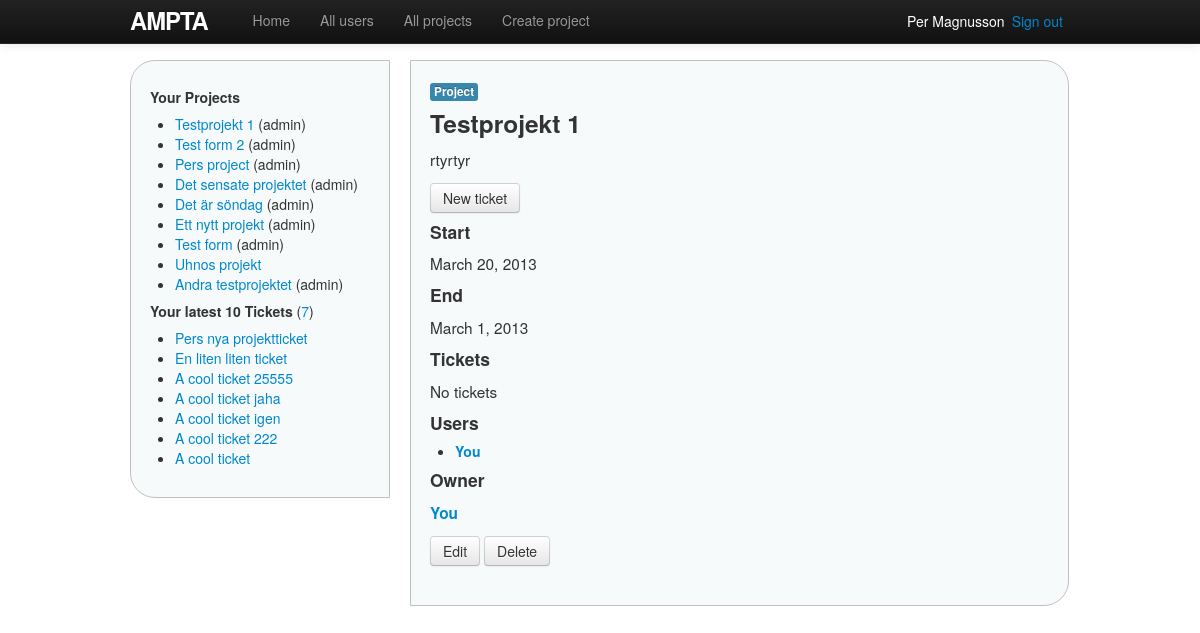
The page /projects/12/ (signed in) on the database as committed earlier.
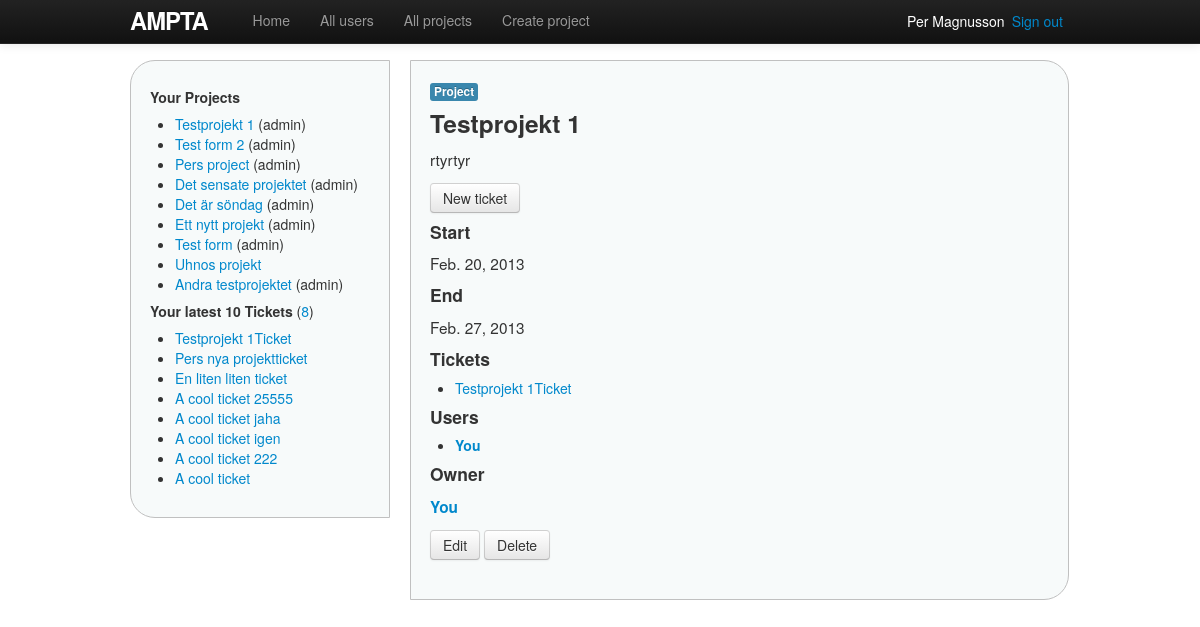
The same page on the database as committed later.
### ampta/models.py (models this page shows, shortened)
class Project(models.Model):
    name = models.CharField(max_length=30)
    description = models.TextField()
    start_date = models.DateField()
    end_date = models.DateField()
    users = models.ManyToManyField(User, related_name='projects', blank=True)
    owner = models.ForeignKey(User, related_name='projects_owned_by_user')
    date_added = models.DateTimeField()
    date_updated = models.DateTimeField()
    def __unicode__(self):
        return self.name
    def owned_by_user(self, user):
        return self.owner == user
    def has_user(self, user):
        return user in self.users.all()

class Ticket(models.Model):
    name = models.CharField(max_length=30)
    description = models.TextField()
    start_date = models.DateField();
    end_date = models.DateField();
    status = models.ForeignKey(Status, related_name='tickets')
    project = models.ForeignKey(Project, related_name='tickets')
    owner = models.ForeignKey(User, related_name='tickets')
    date_added = models.DateTimeField()
    date_updated = models.DateTimeField()
    def get_absolute_url(self):
        return reverse('project_ticket', args=[str(self.project.id), str(self.id)])

### ampta/modules/decorators.py (the view)
    def wrapper(request, project_id=None, *args, **kwargs):
        user = request.user
        project = get_object_or_404(Project, id=project_id)
        if not project.has_user(user) and not project.owned_by_user(user):
            return render(request, 'shared/error.html', {'error_type': 'private'})
        return function(request, project_id, project, *args, **kwargs)

### ampta/templatetags/custom_filters.py (called while the page is built)
@register.filter(name='user_projects')
def user_projects(user):
    projects = user.projects.order_by('-date_added')
    return projects

@register.filter(name='project_owned_by_user')
def project_owned_by_user(project, user):
    return project.owned_by_user(user)

### ampta/views/project_views.py (called while the page is built)
@login_required(login_url='/login')
@get_project_if_member
def show(request, project_id=None, project=None):
    if not project:
        project = get_object_or_404(Project, id=project_id)
    return render(request, 'projects/show.html', {'project': project})

### ampta/templates/projects/show.html (shortened to what this page needs)
{% extends 'shared/base.html' %}
{% load custom_filters %}
{% block content %}
<span class="label label-info">Project</span>
<h3>{{ project.name }}</h3>
<p>{{ project.description }}</p>
<p><a href="{% url new_project_ticket project.id %}" class="btn">New ticket</a></p>
<h4>Start</h4>
<p>{{ project.start_date }}</p>
<h4>End</h4>
<p>{{ project.end_date }}</p>
<h4>Tickets</h4>
{% if project.tickets.count %}
<ul>
	{% for t in project.tickets.all %}
	<li><a href="{{ t.get_absolute_url }}">{{ t.name }}</a></li>
	{% endfor %}
</ul>
{% else %}
	<p>No tickets</p>
{% endif %}
<h4>Users</h4>
<ul>
{% for u in project.users.all %}
	{% if u == user %}
	<li><strong><a href="{% url user user.id %}">You</a></strong></li>
	{% else %}
	<li><a href="{% url user u.id %}">{{ u.get_full_name }} ({{ u.username }})</a></li>
	{% endif %}
{% endfor %}
</ul>
<h4>Owner</h4>
{% if project|project_owned_by_user:user %}
<p><a href="{% url user user.id %}"><strong>You</strong></a></p>
{% else %}
<p><a href="{% url user project.owner.id %}">{{ project.owner.get_full_name }} ({{ project.owner.username }})</a></p>
{% endif %}
{% if project|project_owned_by_user:user %}
<form action="{% url delete_project project.id %}" method="POST">{% csrf_token %}
	<a href="{% url edit_project project.id %}" class="btn">Edit</a>
	<input type="submit" value="Delete" class="confirmDelete btn" />
</form>
{% endif %}
{% endblock %}

### ampta/templates/shared/base.html (shortened to what this page needs)
<!DOCTYPE html>
<html>
	<head>
		{% block styles %}
			<link rel="stylesheet" href="http://code.jquery.com/ui/1.10.1/themes/base/jquery-ui.css" />
			<link rel="stylesheet" type="text/css" href="{{ STATIC_URL }}styles/bootstrap.min.css">
			<link rel="stylesheet" type="text/css" href="{{ STATIC_URL }}styles/site.css">
		{% endblock %}
	</head>
	<body>
	{% block body %}
		<div class="container">
		<header>
			<nav class="navbar navbar-inverse navbar-fixed-top">
				<div class="navbar-inner">
					<div class="container">
						<a href="{% url home %}" id="logo" class="brand">Ampta</a>
						<div class="nav-collapse collapse">
							<ul class="nav">
								<li {% if home_active %}class="active"{% endif %}>
									<a href="{% url home %}">Home</a>
								</li>
								<li {% if all_users_active %}class="active"{% endif %}>
									<a href="{% url users %}">All users</a>
								</li>
								<li {% if projects_active %}class="active"{% endif %}>
									<a href="{% url projects %}">All projects</a>
								</li>
								<li {% if create_projects_active %}class="active"{% endif %}>
									<a href="{% url new_project %}">Create project</a>
								</li>
							</ul>
						</div>
						<span class="sign_out pull-right"><a href="{% url logout %}">Sign out</a></span>
						<span class="active_user pull-right">
							<a href="{% url user user.id %}">{{ user.get_full_name }}</a>
						</span>
					</div>
				</div>
			</nav>
		</header>
		<div class="sidenav pull-left">
			{% include 'shared/_sidenav_projects_tickets.html' %}
		</div>
		<div class="main pull-left">
			{% block content %}{% endblock %}
		</div>
		</div>
	{% endblock body %}
	</body>
</html>

### ampta/templates/shared/_sidenav_projects_tickets.html (shortened to what this page needs)
{% load custom_filters %}
<h5>Your Projects</h5>
<ul>
{% with projects=user|user_projects %}
{% for p in projects %}
	<li>
		<a href="{% url project p.id %}">{{ p.name }}</a>
		{% if p|project_owned_by_user:user %}(admin){% endif %}
	</li>
{% endfor%}
{% endwith %}
</ul>
<h5>Your latest 10 Tickets
	<span class="countTickets">(<a href="{% url tickets %}">{{ user.tickets.count }}</a>)</span>
</h5>
<ul>
{% for t in user.tickets.all|dictsortreversed:"date_added"|slice:"10" %}
	<li><a href="{% url project_ticket t.project.id t.id %}">{{ t.name }}</a></li>
{% endfor %}
</ul>

### ampta/static/styles/site.css (style rules this page uses)
html { overflow-y: scroll; }
body { padding-top: 60px; padding-bottom: 15px; }
h1, h2, h3, h4, h5, h6 { line-height: 1; }
p { font-size: 1.1em; line-height: 1.7em; }
#logo { float: left; margin-right: 10px; font-size: 1.7em; color: #fff; text-transform: uppercase; letter-spacing: -1px; padding-top: 9px; font-weight: bold; line-height: 1; }
.active_user, .sign_out { display: block; margin-top: 11px; margin-right: 7px; color: white; }
.active_user a { color: white; }
.sidenav { width: 220px; margin-right: 20px; padding: 9px; border: 1px solid #c0c0c0; background: #f7fafa; padding: 19px; border-radius: 25px 0 0 25px; -moz-border-radius: 25px 0 0 25px; }
.main { padding: 9px; width: 619px; border: 1px solid #c0c0c0; background: #f7fafa; padding: 19px; border-radius: 0 25px 25px 0; -moz-border-radius: 0 25px 25px 0; }
.countTickets { font-weight: normal; text-decoration: italic; }

Rows that differ between the two databases and show on the page:
changed Project "Testprojekt 1": start_date "March 20, 2013" → "Feb. 20, 2013"; end_date "March 1, 2013" → "Feb. 27, 2013"
added Ticket: name "Testprojekt 1Ticket"
Other text that changed with them:
{{ user.tickets.count }}: "7" → "8"
text no longer shown: "No tickets"
